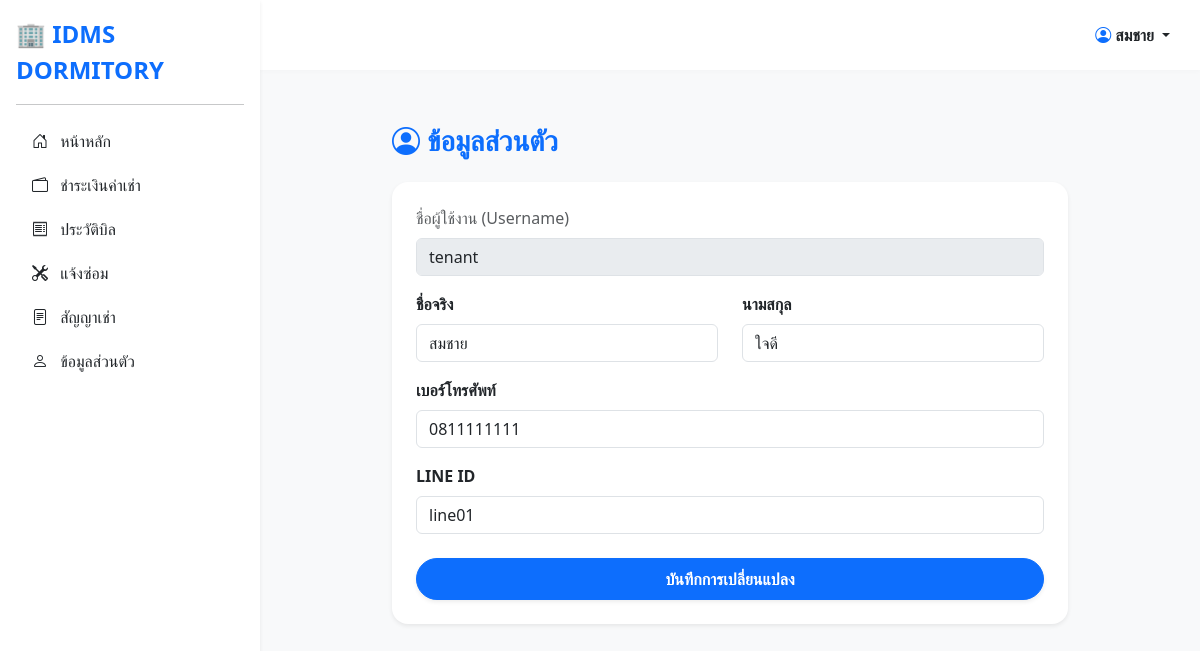
/profile.php (signed in), run on the app's committed database.
### tables this page shows
CREATE TABLE `tenant` (
  `tenant_id` varchar(10) NOT NULL,
  `tenant_username` varchar(50) DEFAULT NULL,
  `tenant_password` varchar(255) DEFAULT NULL,
  `tenant_fname` varchar(50) DEFAULT NULL,
  `tenant_lname` varchar(50) DEFAULT NULL,
  `tenant_phone` varchar(10) DEFAULT NULL,
  `tenant_lineid` varchar(50) DEFAULT NULL,
  `tenant_status` varchar(20) DEFAULT NULL
);

### profile.php (the view, shortened to what this page needs)
<?php
include("connect.php");
$tenant_id = isset($_SESSION['tenant_id']) ? $_SESSION['tenant_id'] : (isset($_SESSION['user_id']) ? $_SESSION['user_id'] : $_SESSION['id']);
$sql = "SELECT * FROM TENANT WHERE tenant_id = '$tenant_id'";
$user = mysqli_fetch_assoc(mysqli_query($conn, $sql));
?>
<!DOCTYPE html>
<html lang="th">
<head>
    <link href="https://cdn.jsdelivr.net/npm/bootstrap@5.3.0/dist/css/bootstrap.min.css" rel="stylesheet">
    <link rel="stylesheet" href="https://cdn.jsdelivr.net/npm/bootstrap-icons@1.10.5/font/bootstrap-icons.css">
</head>
<body class="bg-light">
<?php include("sidebar.php"); ?>
<div class="main-content">
    <div class="container py-4" style="max-width: 700px;">
        <h3 class="fw-bold text-primary mb-4"><i class="bi bi-person-circle"></i> ข้อมูลส่วนตัว</h3>
        <div class="card border-0 shadow-sm rounded-4">
            <div class="card-body p-4">
                <form method="POST">
                    <div class="mb-3">
                        <label class="form-label text-muted">ชื่อผู้ใช้งาน (Username)</label>
                        <input type="text" class="form-control" value="<?php echo $user['tenant_username']; ?>" disabled>
                    </div>
                    <div class="row">
                        <div class="col-6 mb-3">
                            <label class="form-label fw-bold">ชื่อจริง</label>
                            <input type="text" name="fname" class="form-control" value="<?php echo $user['tenant_fname']; ?>" required>
                        </div>
                        <div class="col-6 mb-3">
                            <label class="form-label fw-bold">นามสกุล</label>
                            <input type="text" name="lname" class="form-control" value="<?php echo $user['tenant_lname']; ?>" required>
                        </div>
                    </div>
                    <div class="mb-3">
                        <label class="form-label fw-bold">เบอร์โทรศัพท์</label>
                        <input type="text" name="phone" class="form-control" maxlength="10" value="<?php echo $user['tenant_phone']; ?>" required>
                    </div>
                    <div class="mb-4">
                        <label class="form-label fw-bold">LINE ID</label>
                        <input type="text" name="lineid" class="form-control" value="<?php echo $user['tenant_lineid']; ?>">
                    </div>
                    <button type="submit" class="btn btn-primary w-100 fw-bold rounded-pill py-2 shadow-sm">บันทึกการเปลี่ยนแปลง</button>
                </form>
            </div>
        </div>
    </div>
</div>
</body>
</html>

### sidebar.php (style rules this page uses)
.main-content { margin-left: 260px; margin-top: 70px; padding: 30px; background-color: #f8f9fa; min-height: calc(100vh - 70px); }

### data on the page
tenant: tenant_username "tenant", fname "สมชาย", lname "ใจดี", phone "0811111111", lineid "line01"

### other printed values
$_SESSION['fname'] "สมชาย"
